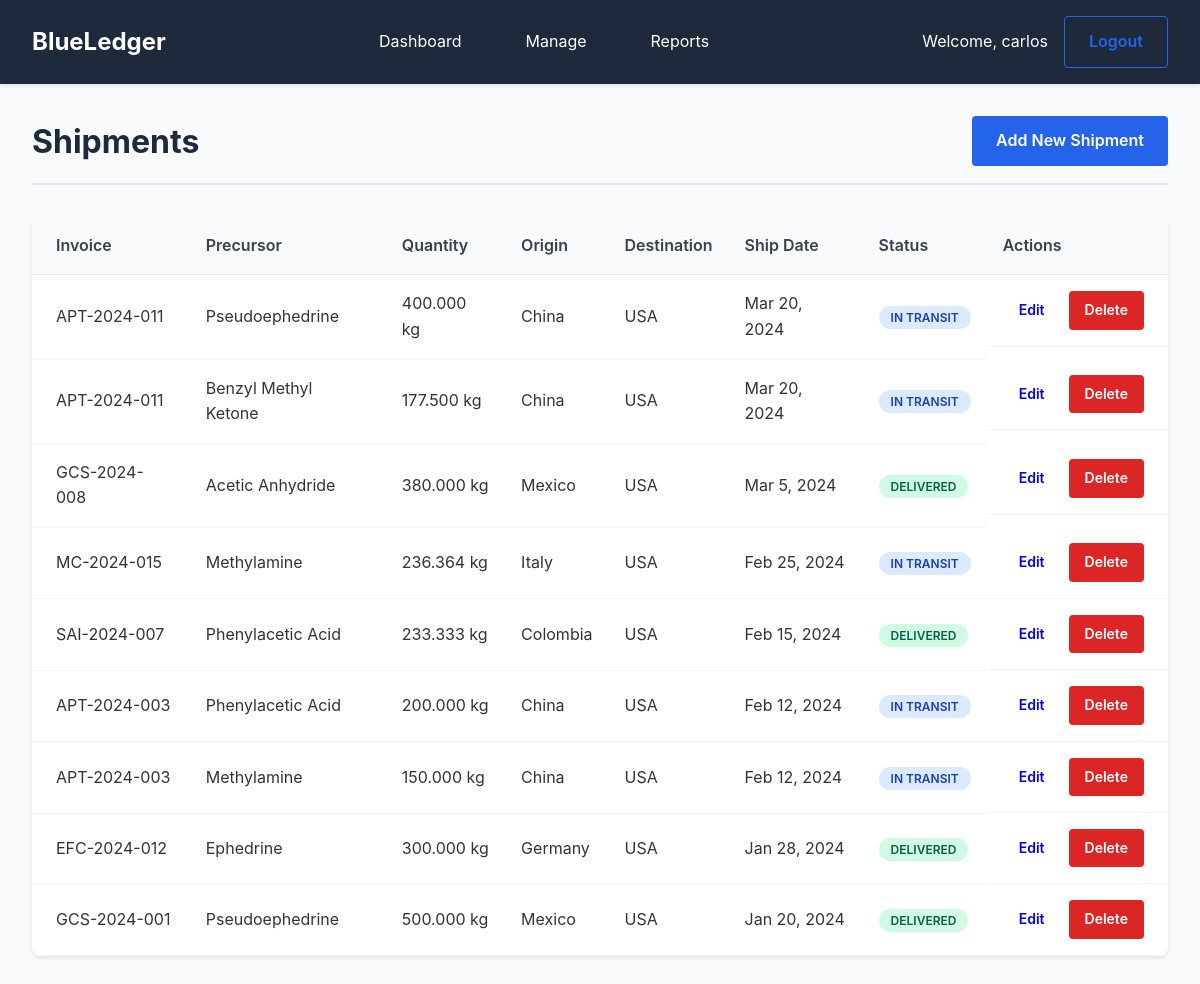
/shipments/index.php (signed in), run on the app's committed database.
### tables this page shows
CREATE TABLE shipments (
    id INT AUTO_INCREMENT PRIMARY KEY,
    invoice_id INT,
    precursor_type_id INT,
    quantity DECIMAL(10,3) NOT NULL,
    unit VARCHAR(20) DEFAULT 'kg',
    unit_price DECIMAL(10,2) NOT NULL,
    origin_country VARCHAR(50),
    destination_country VARCHAR(50),
    shipment_date DATE,
    delivery_date DATE,
    tracking_number VARCHAR(100),
    created_at TIMESTAMP DEFAULT CURRENT_TIMESTAMP,
    FOREIGN KEY (invoice_id) REFERENCES invoices(id) ON DELETE CASCADE,
    FOREIGN KEY (precursor_type_id) REFERENCES precursor_types(id) ON DELETE SET NULL
);

CREATE TABLE invoices (
    id INT AUTO_INCREMENT PRIMARY KEY,
    vendor_id INT,
    invoice_number VARCHAR(50) NOT NULL,
    invoice_date DATE NOT NULL,
    total_amount DECIMAL(15,2) NOT NULL,
    currency VARCHAR(3) DEFAULT 'USD',
    status ENUM('pending', 'paid', 'overdue') DEFAULT 'pending',
    notes TEXT,
    created_at TIMESTAMP DEFAULT CURRENT_TIMESTAMP,
    FOREIGN KEY (vendor_id) REFERENCES vendors(id) ON DELETE SET NULL
);

CREATE TABLE precursor_types (
    id INT AUTO_INCREMENT PRIMARY KEY,
    name VARCHAR(100) NOT NULL,
    chemical_formula VARCHAR(50),
    controlled_substance BOOLEAN DEFAULT FALSE,
    notes TEXT,
    created_at TIMESTAMP DEFAULT CURRENT_TIMESTAMP
);

### includes/functions.php (called while the page is built, shortened)
<?php
function formatDate($date) {
    return date('M j, Y', strtotime($date));
}
function sanitizeOutput($string) {
    return htmlspecialchars($string, ENT_QUOTES, 'UTF-8');
}
?>

### public/shipments/index.php (the view, shortened to what this page needs)
<?php
require_once '../../includes/functions.php';
$db = (new Database())->getConnection();
$stmt = $db->query("
    SELECT s.*, i.invoice_number, pt.name as precursor_name, v.name as vendor_name
    FROM shipments s
    LEFT JOIN invoices i ON s.invoice_id = i.id
    LEFT JOIN precursor_types pt ON s.precursor_type_id = pt.id
    LEFT JOIN vendors v ON i.vendor_id = v.id
    ORDER BY s.shipment_date DESC
");
$shipments = $stmt->fetchAll(PDO::FETCH_ASSOC);
?>
<!DOCTYPE html>
<html lang="en">
<head>
    <link href="../assets/css/style.css" rel="stylesheet">
</head>
<body>
    <?php include '../includes/header.php'; ?>
    <div class="container">
        <div class="page-header">
            <h1>Shipments</h1>
            <a href="add.php" class="btn btn-primary">Add New Shipment</a>
        </div>
        <div class="table-container">
            <table class="data-table">
                <thead>
                    <tr>
                        <th>Invoice</th>
                        <th>Precursor</th>
                        <th>Quantity</th>
                        <th>Origin</th>
                        <th>Destination</th>
                        <th>Ship Date</th>
                        <th>Status</th>
                        <th>Actions</th>
                    </tr>
                </thead>
                <tbody>
                    <?php foreach ($shipments as $shipment): ?>
                        <tr>
                            <td><?php echo sanitizeOutput($shipment['invoice_number']); ?></td>
                            <td><?php echo sanitizeOutput($shipment['precursor_name']); ?></td>
                            <td><?php echo number_format($shipment['quantity'], 3) . ' ' . $shipment['unit']; ?></td>
                            <td><?php echo sanitizeOutput($shipment['origin_country']); ?></td>
                            <td><?php echo sanitizeOutput($shipment['destination_country']); ?></td>
                            <td><?php echo formatDate($shipment['shipment_date']); ?></td>
                            <td>
                                <?php if ($shipment['delivery_date']): ?>
                                    <span class="status status-delivered">Delivered</span>
                                <?php else: ?>
                                    <span class="status status-transit">In Transit</span>
                                <?php endif; ?>
                            </td>
                            <td class="actions">
                                <a href="edit.php?id=<?php echo $shipment['id']; ?>" class="btn btn-sm">Edit</a>
                                <a href="delete.php?id=<?php echo $shipment['id']; ?>" class="btn btn-sm btn-danger" onclick="return confirm('Are you sure?')">Delete</a>
                            </td>
                        </tr>
                    <?php endforeach; ?>
                </tbody>
            </table>
        </div>
    </div>
</body>
</html>

### public/assets/css/style.css (style rules this page uses)
* { margin: 0; padding: 0; box-sizing: border-box; }
body { font-family: -apple-system, BlinkMacSystemFont, 'Segoe UI', system-ui, sans-serif; line-height: 1.6; color: #333; background-color: #f8fafc; }
.container { max-width: 1200px; margin: 2rem auto; padding: 0 2rem; }
.page-header { display: flex; justify-content: space-between; align-items: center; margin-bottom: 2rem; padding-bottom: 1rem; border-bottom: 2px solid #e2e8f0; }
.page-header h1 { color: #1e293b; font-size: 2rem; }
.table-container { background: white; border-radius: 8px; overflow: hidden; box-shadow: 0 2px 4px rgba(0,0,0,0.1); }
.data-table { width: 100%; border-collapse: collapse; }
.data-table th { background: #f8fafc; padding: 1rem; text-align: left; font-weight: 600; color: #374151; border-bottom: 1px solid #e2e8f0; }
.data-table td { padding: 1rem; border-bottom: 1px solid #f1f5f9; }
.actions { display: flex; gap: 0.5rem; }
.btn { display: inline-block; padding: 0.75rem 1.5rem; border: none; border-radius: 4px; text-decoration: none; font-size: 1rem; font-weight: 600; cursor: pointer; transition: all 0.2s; text-align: center; }
.btn-primary { background: #2563eb; color: white; }
.btn-danger { background: #dc2626; color: white; }
.btn-sm { padding: 0.5rem 1rem; font-size: 0.875rem; }
.status { padding: 0.25rem 0.75rem; border-radius: 9999px; font-size: 0.75rem; font-weight: 600; text-transform: uppercase; }
.status-delivered { background: #d1fae5; color: #065f46; }
.status-transit { background: #dbeafe; color: #1e40af; }
.data-table th:first-child, .data-table td:first-child { padding-left: 1.5rem; }
.data-table th:last-child, .data-table td:last-child { padding-right: 1.5rem; }

### data on the page
shipments: invoice.invoice_number "APT-2024-011", precursor_type.name "Pseudoephedrine", quantity "400.000", unit "kg", origin_country "China", destination_country "USA", shipment_date "Mar 20, 2024", shows "IN TRANSIT"
shipments: invoice.invoice_number "APT-2024-011", precursor_type.name "Benzyl Methyl Ketone", quantity "177.500", unit "kg", origin_country "China", destination_country "USA", shipment_date "Mar 20, 2024", shows "IN TRANSIT"
shipments: invoice.invoice_number "GCS-2024-008", precursor_type.name "Acetic Anhydride", quantity "380.000", unit "kg", origin_country "Mexico", destination_country "USA", shipment_date "Mar 5, 2024", delivery_date "DELIVERED"
shipments: invoice.invoice_number "MC-2024-015", precursor_type.name "Methylamine", quantity "236.364", unit "kg", origin_country "Italy", destination_country "USA", shipment_date "Feb 25, 2024", shows "IN TRANSIT"
shipments: invoice.invoice_number "SAI-2024-007", precursor_type.name "Phenylacetic Acid", quantity "233.333", unit "kg", origin_country "Colombia", destination_country "USA", shipment_date "Feb 15, 2024", delivery_date "DELIVERED"
shipments: invoice.invoice_number "APT-2024-003", precursor_type.name "Phenylacetic Acid", quantity "200.000", unit "kg", origin_country "China", destination_country "USA", shipment_date "Feb 12, 2024", shows "IN TRANSIT"
shipments: invoice.invoice_number "APT-2024-003", precursor_type.name "Methylamine", quantity "150.000", unit "kg", origin_country "China", destination_country "USA", shipment_date "Feb 12, 2024", shows "IN TRANSIT"
shipments: invoice.invoice_number "EFC-2024-012", precursor_type.name "Ephedrine", quantity "300.000", unit "kg", origin_country "Germany", destination_country "USA", shipment_date "Jan 28, 2024", delivery_date "DELIVERED"
shipments: invoice.invoice_number "GCS-2024-001", precursor_type.name "Pseudoephedrine", quantity "500.000", unit "kg", origin_country "Mexico", destination_country "USA", shipment_date "Jan 20, 2024", delivery_date "DELIVERED"

### other printed values
SITE_NAME "BlueLedger"
sanitizeOutput($_SESSION['username']) "carlos"
